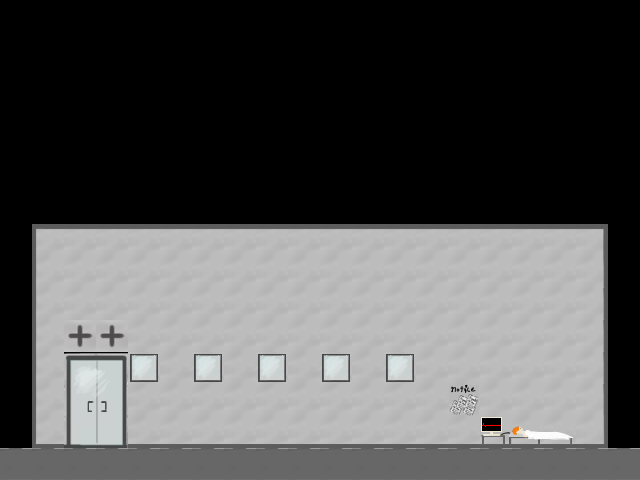

A 2D game scene composited from a Tiled map and its tileset images. What follows is a short description and the map's XML, with each tile layer's data collapsed to a summary:
An orthogonal 20x15 tile map with 32x32 px tiles, 1 tile layer (Tile Layer 1).

<map version="1.0" orientation="orthogonal" renderorder="right-down" width="20" height="15" tilewidth="32" tileheight="32">
 <tileset firstgid="1" name="holden" tilewidth="32" tileheight="32">
  <image source="../tile/holden.png" width="480" height="480" />
 </tileset>
 <layer name="Tile Layer 1" width="20" height="15">
  <data>[300 cells, 146 non-empty, 22 distinct tile ids]</data>
 </layer>
</map>
